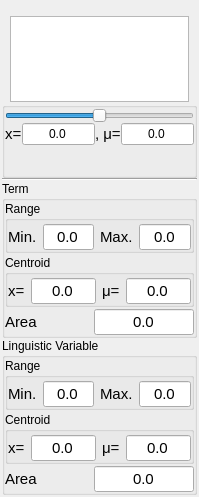
<?xml version="1.0" encoding="UTF-8"?>
<ui version="4.0">
 <class>Grapher</class>
 <widget class="QWidget" name="Grapher">
  <property name="geometry">
   <rect>
    <x>0</x>
    <y>0</y>
    <width>199</width>
    <height>497</height>
   </rect>
  </property>
  <property name="sizePolicy">
   <sizepolicy hsizetype="Preferred" vsizetype="Maximum">
    <horstretch>0</horstretch>
    <verstretch>0</verstretch>
   </sizepolicy>
  </property>
  <property name="focusPolicy">
   <enum>Qt::ClickFocus</enum>
  </property>
  <property name="contextMenuPolicy">
   <enum>Qt::DefaultContextMenu</enum>
  </property>
  <property name="windowTitle">
   <string>Form</string>
  </property>
  <layout class="QVBoxLayout" name="verticalLayout">
   <property name="spacing">
    <number>0</number>
   </property>
   <property name="margin">
    <number>2</number>
   </property>
   <item>
    <widget class="QLabel" name="lbl_name">
     <property name="text">
      <string/>
     </property>
    </widget>
   </item>
   <item>
    <layout class="QHBoxLayout" name="horizontalLayout_9">
     <property name="leftMargin">
      <number>8</number>
     </property>
     <property name="rightMargin">
      <number>8</number>
     </property>
     <item>
      <widget class="fl_gui::GuiCanvas" name="gvw_canvas">
       <property name="sizePolicy">
        <sizepolicy hsizetype="Expanding" vsizetype="Maximum">
         <horstretch>0</horstretch>
         <verstretch>0</verstretch>
        </sizepolicy>
       </property>
       <property name="focusPolicy">
        <enum>Qt::NoFocus</enum>
       </property>
       <property name="contextMenuPolicy">
        <enum>Qt::NoContextMenu</enum>
       </property>
       <property name="verticalScrollBarPolicy">
        <enum>Qt::ScrollBarAlwaysOff</enum>
       </property>
       <property name="horizontalScrollBarPolicy">
        <enum>Qt::ScrollBarAlwaysOff</enum>
       </property>
       <property name="backgroundBrush">
        <brush brushstyle="NoBrush">
         <color alpha="0">
          <red>0</red>
          <green>0</green>
          <blue>0</blue>
         </color>
        </brush>
       </property>
       <property name="foregroundBrush">
        <brush brushstyle="NoBrush">
         <color alpha="0">
          <red>0</red>
          <green>0</green>
          <blue>0</blue>
         </color>
        </brush>
       </property>
       <property name="sceneRect">
        <rectf>
         <x>0.000000000000000</x>
         <y>0.000000000000000</y>
         <width>0.000000000000000</width>
         <height>0.000000000000000</height>
        </rectf>
       </property>
       <property name="renderHints">
        <set>QPainter::Antialiasing|QPainter::HighQualityAntialiasing|QPainter::SmoothPixmapTransform|QPainter::TextAntialiasing</set>
       </property>
       <property name="resizeAnchor">
        <enum>QGraphicsView::AnchorViewCenter</enum>
       </property>
       <property name="viewportUpdateMode">
        <enum>QGraphicsView::SmartViewportUpdate</enum>
       </property>
      </widget>
     </item>
    </layout>
   </item>
   <item>
    <layout class="QVBoxLayout" name="verticalLayout_2">
     <property name="spacing">
      <number>0</number>
     </property>
     <item>
      <layout class="QVBoxLayout" name="verticalLayout_3">
       <property name="spacing">
        <number>0</number>
       </property>
       <item>
        <widget class="QGroupBox" name="grx_control">
         <property name="title">
          <string/>
         </property>
         <property name="flat">
          <bool>true</bool>
         </property>
         <layout class="QVBoxLayout" name="verticalLayout_5">
          <property name="spacing">
           <number>0</number>
          </property>
          <property name="margin">
           <number>0</number>
          </property>
          <item>
           <widget class="QSlider" name="hsl_value">
            <property name="focusPolicy">
             <enum>Qt::WheelFocus</enum>
            </property>
            <property name="contextMenuPolicy">
             <enum>Qt::NoContextMenu</enum>
            </property>
            <property name="minimum">
             <number>-100</number>
            </property>
            <property name="maximum">
             <number>100</number>
            </property>
            <property name="value">
             <number>0</number>
            </property>
            <property name="orientation">
             <enum>Qt::Horizontal</enum>
            </property>
            <property name="invertedAppearance">
             <bool>false</bool>
            </property>
           </widget>
          </item>
          <item>
           <layout class="QHBoxLayout" name="horizontalLayout">
            <item>
             <widget class="QLabel" name="lbl_x">
              <property name="font">
               <font>
                <pointsize>11</pointsize>
               </font>
              </property>
              <property name="contextMenuPolicy">
               <enum>Qt::NoContextMenu</enum>
              </property>
              <property name="text">
               <string>x=</string>
              </property>
             </widget>
            </item>
            <item>
             <widget class="QLineEdit" name="led_x">
              <property name="text">
               <string>0.0</string>
              </property>
              <property name="alignment">
               <set>Qt::AlignCenter</set>
              </property>
              <property name="readOnly">
               <bool>false</bool>
              </property>
             </widget>
            </item>
            <item>
             <widget class="QLabel" name="lbl_y">
              <property name="font">
               <font>
                <pointsize>11</pointsize>
               </font>
              </property>
              <property name="contextMenuPolicy">
               <enum>Qt::NoContextMenu</enum>
              </property>
              <property name="text">
               <string>, &amp;#956;=</string>
              </property>
              <property name="textFormat">
               <enum>Qt::RichText</enum>
              </property>
             </widget>
            </item>
            <item>
             <widget class="QLineEdit" name="led_y">
              <property name="text">
               <string>0.0</string>
              </property>
              <property name="alignment">
               <set>Qt::AlignCenter</set>
              </property>
              <property name="readOnly">
               <bool>true</bool>
              </property>
             </widget>
            </item>
           </layout>
          </item>
          <item>
           <layout class="QHBoxLayout" name="horizontalLayout_2">
            <property name="sizeConstraint">
             <enum>QLayout::SetMinAndMaxSize</enum>
            </property>
            <item>
             <widget class="QLabel" name="lbl_fuzzy">
              <property name="sizePolicy">
               <sizepolicy hsizetype="Minimum" vsizetype="Fixed">
                <horstretch>0</horstretch>
                <verstretch>0</verstretch>
               </sizepolicy>
              </property>
              <property name="minimumSize">
               <size>
                <width>0</width>
                <height>30</height>
               </size>
              </property>
              <property name="font">
               <font>
                <pointsize>11</pointsize>
               </font>
              </property>
              <property name="contextMenuPolicy">
               <enum>Qt::NoContextMenu</enum>
              </property>
              <property name="text">
               <string/>
              </property>
              <property name="alignment">
               <set>Qt::AlignCenter</set>
              </property>
              <property name="wordWrap">
               <bool>true</bool>
              </property>
             </widget>
            </item>
           </layout>
          </item>
         </layout>
        </widget>
       </item>
       <item>
        <widget class="Line" name="line_2">
         <property name="orientation">
          <enum>Qt::Horizontal</enum>
         </property>
        </widget>
       </item>
       <item>
        <widget class="QGroupBox" name="grx_term">
         <property name="title">
          <string>Term</string>
         </property>
         <property name="flat">
          <bool>false</bool>
         </property>
         <layout class="QVBoxLayout" name="verticalLayout_6">
          <property name="spacing">
           <number>2</number>
          </property>
          <property name="margin">
           <number>0</number>
          </property>
          <item>
           <widget class="QGroupBox" name="grx_term_range">
            <property name="title">
             <string>Range</string>
            </property>
            <property name="flat">
             <bool>true</bool>
            </property>
            <layout class="QHBoxLayout" name="horizontalLayout_6">
             <property name="spacing">
              <number>-1</number>
             </property>
             <property name="leftMargin">
              <number>0</number>
             </property>
             <property name="topMargin">
              <number>3</number>
             </property>
             <property name="rightMargin">
              <number>0</number>
             </property>
             <property name="bottomMargin">
              <number>0</number>
             </property>
             <item>
              <widget class="QLabel" name="lbl_term_range_min">
               <property name="font">
                <font>
                 <pointsize>11</pointsize>
                </font>
               </property>
               <property name="text">
                <string>Min.</string>
               </property>
              </widget>
             </item>
             <item>
              <widget class="QLineEdit" name="led_term_range_min">
               <property name="font">
                <font>
                 <pointsize>11</pointsize>
                </font>
               </property>
               <property name="text">
                <string>0.0</string>
               </property>
               <property name="alignment">
                <set>Qt::AlignCenter</set>
               </property>
               <property name="readOnly">
                <bool>true</bool>
               </property>
              </widget>
             </item>
             <item>
              <widget class="QLabel" name="lbl_term_range_max">
               <property name="font">
                <font>
                 <pointsize>11</pointsize>
                </font>
               </property>
               <property name="text">
                <string>Max.</string>
               </property>
              </widget>
             </item>
             <item>
              <widget class="QLineEdit" name="led_term_range_max">
               <property name="font">
                <font>
                 <pointsize>11</pointsize>
                </font>
               </property>
               <property name="text">
                <string>0.0</string>
               </property>
               <property name="alignment">
                <set>Qt::AlignCenter</set>
               </property>
               <property name="readOnly">
                <bool>true</bool>
               </property>
              </widget>
             </item>
            </layout>
           </widget>
          </item>
          <item>
           <widget class="QGroupBox" name="grx_term_centroid">
            <property name="sizePolicy">
             <sizepolicy hsizetype="Preferred" vsizetype="Maximum">
              <horstretch>0</horstretch>
              <verstretch>0</verstretch>
             </sizepolicy>
            </property>
            <property name="contextMenuPolicy">
             <enum>Qt::NoContextMenu</enum>
            </property>
            <property name="title">
             <string>Centroid</string>
            </property>
            <property name="flat">
             <bool>true</bool>
            </property>
            <layout class="QHBoxLayout" name="horizontalLayout_3">
             <property name="leftMargin">
              <number>0</number>
             </property>
             <property name="topMargin">
              <number>3</number>
             </property>
             <property name="rightMargin">
              <number>0</number>
             </property>
             <property name="bottomMargin">
              <number>0</number>
             </property>
             <item>
              <widget class="QLabel" name="lbl_x_term_centroid">
               <property name="font">
                <font>
                 <pointsize>11</pointsize>
                </font>
               </property>
               <property name="contextMenuPolicy">
                <enum>Qt::NoContextMenu</enum>
               </property>
               <property name="text">
                <string>x=</string>
               </property>
              </widget>
             </item>
             <item>
              <widget class="QLineEdit" name="led_x_term_centroid">
               <property name="font">
                <font>
                 <pointsize>11</pointsize>
                </font>
               </property>
               <property name="text">
                <string>0.0</string>
               </property>
               <property name="alignment">
                <set>Qt::AlignCenter</set>
               </property>
               <property name="readOnly">
                <bool>true</bool>
               </property>
              </widget>
             </item>
             <item>
              <widget class="QLabel" name="lbl_y_term_centroid">
               <property name="font">
                <font>
                 <pointsize>11</pointsize>
                </font>
               </property>
               <property name="contextMenuPolicy">
                <enum>Qt::NoContextMenu</enum>
               </property>
               <property name="text">
                <string>&amp;#956;=</string>
               </property>
               <property name="textFormat">
                <enum>Qt::RichText</enum>
               </property>
              </widget>
             </item>
             <item>
              <widget class="QLineEdit" name="led_y_term_centroid">
               <property name="font">
                <font>
                 <pointsize>11</pointsize>
                </font>
               </property>
               <property name="text">
                <string>0.0</string>
               </property>
               <property name="alignment">
                <set>Qt::AlignCenter</set>
               </property>
               <property name="readOnly">
                <bool>true</bool>
               </property>
              </widget>
             </item>
            </layout>
           </widget>
          </item>
          <item>
           <layout class="QHBoxLayout" name="horizontalLayout_5">
            <item>
             <widget class="QLabel" name="lbl_term_area">
              <property name="sizePolicy">
               <sizepolicy hsizetype="Preferred" vsizetype="Preferred">
                <horstretch>0</horstretch>
                <verstretch>0</verstretch>
               </sizepolicy>
              </property>
              <property name="font">
               <font>
                <pointsize>11</pointsize>
               </font>
              </property>
              <property name="text">
               <string>Area</string>
              </property>
             </widget>
            </item>
            <item>
             <widget class="QLineEdit" name="led_term_area">
              <property name="sizePolicy">
               <sizepolicy hsizetype="Expanding" vsizetype="Maximum">
                <horstretch>0</horstretch>
                <verstretch>0</verstretch>
               </sizepolicy>
              </property>
              <property name="maximumSize">
               <size>
                <width>100</width>
                <height>16777215</height>
               </size>
              </property>
              <property name="font">
               <font>
                <pointsize>11</pointsize>
               </font>
              </property>
              <property name="text">
               <string>0.0</string>
              </property>
              <property name="alignment">
               <set>Qt::AlignCenter</set>
              </property>
              <property name="readOnly">
               <bool>true</bool>
              </property>
             </widget>
            </item>
           </layout>
          </item>
         </layout>
        </widget>
       </item>
       <item>
        <widget class="QGroupBox" name="grx_lvar">
         <property name="title">
          <string>Linguistic Variable</string>
         </property>
         <layout class="QVBoxLayout" name="verticalLayout_7">
          <property name="spacing">
           <number>2</number>
          </property>
          <property name="margin">
           <number>0</number>
          </property>
          <item>
           <widget class="QGroupBox" name="grx_lvar_range">
            <property name="title">
             <string>Range</string>
            </property>
            <property name="flat">
             <bool>true</bool>
            </property>
            <layout class="QHBoxLayout" name="horizontalLayout_7">
             <property name="spacing">
              <number>-1</number>
             </property>
             <property name="leftMargin">
              <number>0</number>
             </property>
             <property name="topMargin">
              <number>3</number>
             </property>
             <property name="rightMargin">
              <number>0</number>
             </property>
             <property name="bottomMargin">
              <number>0</number>
             </property>
             <item>
              <widget class="QLabel" name="lbl_lvar_range_min">
               <property name="font">
                <font>
                 <pointsize>11</pointsize>
                </font>
               </property>
               <property name="text">
                <string>Min.</string>
               </property>
              </widget>
             </item>
             <item>
              <widget class="QLineEdit" name="led_lvar_range_min">
               <property name="font">
                <font>
                 <pointsize>11</pointsize>
                </font>
               </property>
               <property name="text">
                <string>0.0</string>
               </property>
               <property name="alignment">
                <set>Qt::AlignCenter</set>
               </property>
               <property name="readOnly">
                <bool>true</bool>
               </property>
              </widget>
             </item>
             <item>
              <widget class="QLabel" name="lbl_lvar_range_max">
               <property name="font">
                <font>
                 <pointsize>11</pointsize>
                </font>
               </property>
               <property name="text">
                <string>Max.</string>
               </property>
              </widget>
             </item>
             <item>
              <widget class="QLineEdit" name="led_lvar_range_max">
               <property name="font">
                <font>
                 <pointsize>11</pointsize>
                </font>
               </property>
               <property name="text">
                <string>0.0</string>
               </property>
               <property name="alignment">
                <set>Qt::AlignCenter</set>
               </property>
               <property name="readOnly">
                <bool>true</bool>
               </property>
              </widget>
             </item>
            </layout>
           </widget>
          </item>
          <item>
           <widget class="QGroupBox" name="grx_lvar_centroid">
            <property name="sizePolicy">
             <sizepolicy hsizetype="Preferred" vsizetype="Maximum">
              <horstretch>0</horstretch>
              <verstretch>0</verstretch>
             </sizepolicy>
            </property>
            <property name="contextMenuPolicy">
             <enum>Qt::NoContextMenu</enum>
            </property>
            <property name="title">
             <string>Centroid</string>
            </property>
            <property name="flat">
             <bool>true</bool>
            </property>
            <layout class="QHBoxLayout" name="horizontalLayout_4">
             <property name="leftMargin">
              <number>0</number>
             </property>
             <property name="topMargin">
              <number>3</number>
             </property>
             <property name="rightMargin">
              <number>0</number>
             </property>
             <property name="bottomMargin">
              <number>0</number>
             </property>
             <item>
              <widget class="QLabel" name="lbl_x_lvar_centroid">
               <property name="font">
                <font>
                 <pointsize>11</pointsize>
                </font>
               </property>
               <property name="contextMenuPolicy">
                <enum>Qt::NoContextMenu</enum>
               </property>
               <property name="text">
                <string>x=</string>
               </property>
              </widget>
             </item>
             <item>
              <widget class="QLineEdit" name="led_x_lvar_centroid">
               <property name="font">
                <font>
                 <pointsize>11</pointsize>
                </font>
               </property>
               <property name="text">
                <string>0.0</string>
               </property>
               <property name="alignment">
                <set>Qt::AlignCenter</set>
               </property>
               <property name="readOnly">
                <bool>true</bool>
               </property>
              </widget>
             </item>
             <item>
              <widget class="QLabel" name="lbl_y_lvar_centroid">
               <property name="font">
                <font>
                 <pointsize>11</pointsize>
                </font>
               </property>
               <property name="contextMenuPolicy">
                <enum>Qt::NoContextMenu</enum>
               </property>
               <property name="text">
                <string>&amp;#956;=</string>
               </property>
               <property name="textFormat">
                <enum>Qt::RichText</enum>
               </property>
              </widget>
             </item>
             <item>
              <widget class="QLineEdit" name="led_y_lvar_centroid">
               <property name="font">
                <font>
                 <pointsize>11</pointsize>
                </font>
               </property>
               <property name="text">
                <string>0.0</string>
               </property>
               <property name="alignment">
                <set>Qt::AlignCenter</set>
               </property>
               <property name="readOnly">
                <bool>true</bool>
               </property>
              </widget>
             </item>
            </layout>
           </widget>
          </item>
          <item>
           <layout class="QHBoxLayout" name="horizontalLayout_8">
            <item>
             <widget class="QLabel" name="lbl_lvar_area">
              <property name="sizePolicy">
               <sizepolicy hsizetype="Preferred" vsizetype="Maximum">
                <horstretch>0</horstretch>
                <verstretch>0</verstretch>
               </sizepolicy>
              </property>
              <property name="font">
               <font>
                <pointsize>11</pointsize>
               </font>
              </property>
              <property name="contextMenuPolicy">
               <enum>Qt::NoContextMenu</enum>
              </property>
              <property name="text">
               <string>Area</string>
              </property>
             </widget>
            </item>
            <item>
             <widget class="QLineEdit" name="led_lvar_area">
              <property name="sizePolicy">
               <sizepolicy hsizetype="Expanding" vsizetype="Maximum">
                <horstretch>0</horstretch>
                <verstretch>0</verstretch>
               </sizepolicy>
              </property>
              <property name="maximumSize">
               <size>
                <width>100</width>
                <height>16777215</height>
               </size>
              </property>
              <property name="font">
               <font>
                <pointsize>11</pointsize>
               </font>
              </property>
              <property name="text">
               <string>0.0</string>
              </property>
              <property name="alignment">
               <set>Qt::AlignCenter</set>
              </property>
              <property name="readOnly">
               <bool>true</bool>
              </property>
             </widget>
            </item>
           </layout>
          </item>
         </layout>
        </widget>
       </item>
      </layout>
     </item>
    </layout>
   </item>
   <item>
    <layout class="QHBoxLayout" name="hly_area_centroid"/>
   </item>
  </layout>
 </widget>
 <customwidgets>
  <customwidget>
   <class>fl_gui::GuiCanvas</class>
   <extends>QGraphicsView</extends>
   <header>include/GuiCanvas.h</header>
  </customwidget>
 </customwidgets>
 <resources/>
 <connections/>
</ui>
